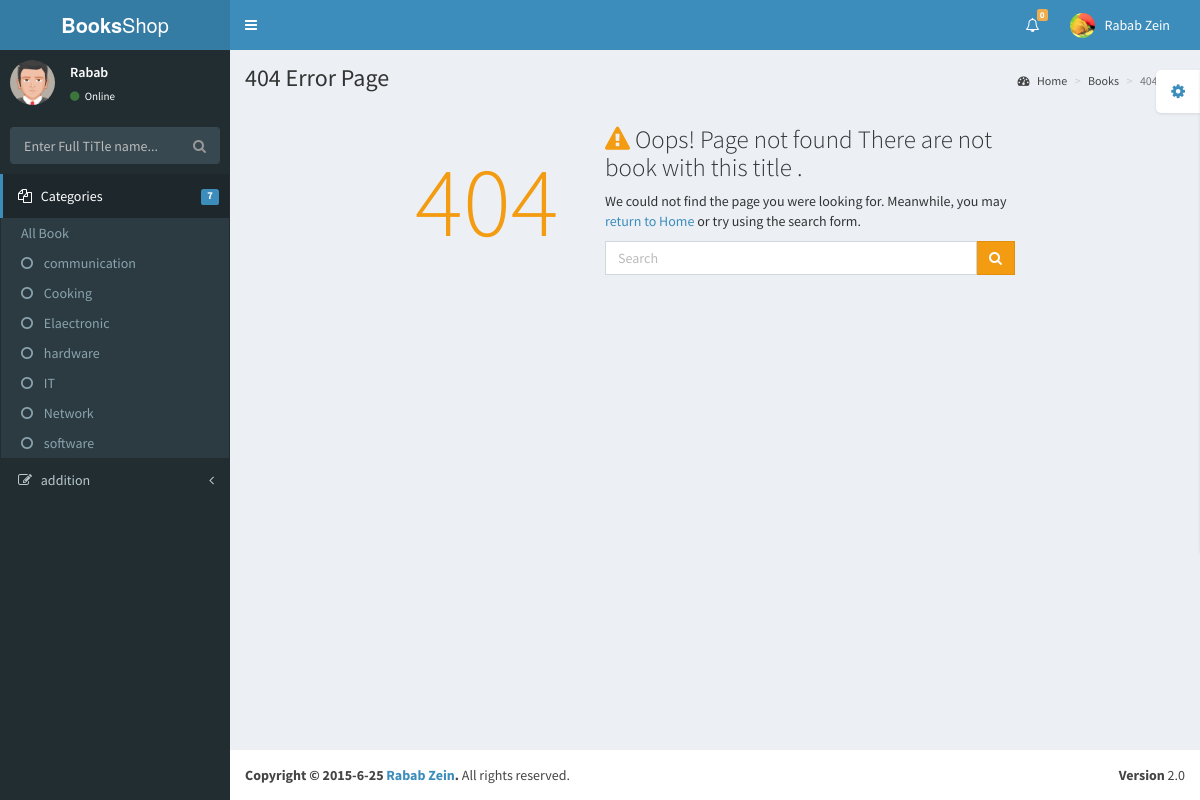
The app's page /pages/examples/404.php (signed in) with its own data.
### tables this page shows
CREATE TABLE `category` (
  `id` int(10) unsigned NOT NULL AUTO_INCREMENT,
  `name` varchar(50) NOT NULL,
  PRIMARY KEY (`id`),
  UNIQUE KEY `name` (`name`)
);

### ormProject.php (called while the page is built, shortened)
<?php
class ORM {
	static $conn;
	private $dbconn;
	protected $table;
	static function getInstance(){
		if(self::$conn == null){
			self::$conn = new ORM();
		}
	        return self::$conn;
	}
	protected function __construct(){
		extract($GLOBALS['conf']);
		$this->dbconn = new mysqli($host, $username, $password, $database);
	}
	function setTable($table){
		$this->table = $table;
	}
	function selectAll( $cols ,  $cond=''){
		$query = "select  $cols from $this->table ";
		$state=mysqli_query($this->dbconn, $query);
        	if(!$state){
			$this->errorsInDataBase[]= $this->dbconn->error;
        	}
		else{
			$allRow=array();
			$num_results =mysqli_num_rows($state);
			for ($i=0; $i <$num_results; $i++) {
				$row = mysqli_fetch_assoc($state);
				$allRow[]=$row;
			}
		}
		return $allRow ;
    	}
}

### pages/examples/404.php (the view, shortened to what this page needs)
<!DOCTYPE html>
<html>
  <head>
    <link href="../../bootstrap/css/bootstrap.min.css" rel="stylesheet" type="text/css" />
    <link href="https://maxcdn.bootstrapcdn.com/font-awesome/4.3.0/css/font-awesome.min.css" rel="stylesheet" type="text/css" />
    <link href="http://code.ionicframework.com/ionicons/2.0.0/css/ionicons.min.css" rel="stylesheet" type="text/css" />
    <link href="../../dist/css/AdminLTE.min.css" rel="stylesheet" type="text/css" />
    <link href="../../dist/css/skins/_all-skins.min.css" rel="stylesheet" type="text/css" />
  </head>
  <body class="skin-blue">
  <?php
    require '../../ormProject.php';
    $connection=ORM::getInstance();
    $connection->setTable('category');
    $connection->setTable('category');
    $categories=$connection->selectAll( "*");
    $connection->setTable('book');
    $allBooks=$connection->selectAll("*");
  ?>
    <div class="wrapper">
      <header class="main-header">
        <a href="#" class="logo"><b>Books</b>Shop</a>
        <nav class="navbar navbar-static-top" role="navigation">
          <a href="#" class="sidebar-toggle" data-toggle="offcanvas" role="button">
          </a>
          <div class="navbar-custom-menu">
            <ul class="nav navbar-nav">
              <li class="dropdown notifications-menu">
                <a href="#" class="dropdown-toggle" data-toggle="dropdown">
                  <i class="fa fa-bell-o"></i>
                  <span class="label label-warning"><?php echo count($allBooks);?></span>
                </a>
              </li>
              <li class="dropdown user user-menu">
                <a href="#" class="dropdown-toggle" data-toggle="dropdown">
                  <img src="../../dist/img/rabab.jpg" class="user-image" alt="User Image"/>
                  <span class="hidden-xs">Rabab Zein</span>
                </a>
              </li>
            </ul>
          </div>
        </nav>
      </header>
      <aside class="main-sidebar">
        <section class="sidebar">
          <div class="user-panel">
            <div class="pull-left image">
              <img src="../../dist/img/avatar5.png" class="img-circle" alt="User Image" />
            </div>
            <div class="pull-left info">
              <p><?php echo $_SESSION['userName']?></p>
              <a href="#"><i class="fa fa-circle text-success"></i> Online</a>
            </div>
          </div>
          <form action="#" method="post" class="sidebar-form">
            <div class="input-group">
              <input type="text" name="search"  class="form-control" placeholder="Enter Full TiTle name..." onkeyup="myAutocomplete(this.value)"  id="quickSearch"/>
              <span class="input-group-btn">
                <button type='submit' name='seach' id='search-btn' class="btn btn-flat"><i class="fa fa-search"></i></button>
              </span>
            </div>
          </form>
          <ul class="sidebar-menu">
            <li class="treeview active">
              <a href="#">
                <i class="fa fa-files-o"></i>
                <span>Categories</span>
                <span class="label label-primary pull-right"><?php echo count($categories) ; ?></span>
              </a>
              <ul class="treeview-menu">
              <li><a href="../layout/collapsed-sidebar.php?all='all'">All Book</a></li>
              <?php
              for($i = 0; $i<count($categories); $i++){
               ?>
                <li><a href="../layout/collapsed-sidebar.php?id=<?php echo $categories[$i]['id'];?>"><i class="fa fa-circle-o"></i> <?php echo $categories[$i]['name'] ;?></a></li>
               <?php }?>
               </ul>
            </li>
            <li class="treeview">
              <a href="#">
                <i class="fa fa-edit"></i> <span>addition</span>
                <i class="fa fa-angle-left pull-right"></i>
              </a>
            </li>
          </ul>
        </section>
      </aside>
      <div class="content-wrapper">
        <section class="content-header">
          <h1>
            404 Error Page
          </h1>
          <ol class="breadcrumb">
            <li><a href="#"><i class="fa fa-dashboard"></i> Home</a></li>
            <li><a href="#">Books</a></li>
            <li class="active">404 error</li>
          </ol>
        </section>
        <section class="content">
          <div class="error-page">
            <h2 class="headline text-yellow"> 404</h2>
            <div class="error-content">
              <h3><i class="fa fa-warning text-yellow"></i> Oops! Page not found There are not book with this title .</h3>
              <p>
                We could not find the page you were looking for.
                Meanwhile, you may <a href='../layout/collapsed-sidebar.php'>return to Home</a> or try using the search form.
              </p>
              <form action="#" method="post" class='search-form'>
                <div class='input-group'>
                  <input type="text" name="search" class='form-control' placeholder="Search"/>
                  <div class="input-group-btn">
                    <button type="submit" name="submit" class="btn btn-warning btn-flat"><i class="fa fa-search"></i></button>
                  </div>
                </div>
              </form>
            </div>
          </div>
        </section>
      </div>
      <footer class="main-footer">
        <div class="pull-right hidden-xs">
          <b>Version</b> 2.0
        </div>
        <strong>Copyright &copy; 2015-6-25 <a href="https://www.facebook.com/rabab.zein">Rabab Zein</a>.</strong> All rights reserved.
      </footer>
    </div>
  </body>
</html>

### records on screen
category: name "communication"
category: name "Cooking"
category: name "Elaectronic"
category: name "hardware"
category: name "IT"
category: name "Network"
category: name "software"

### other values on screen
count($allBooks) "0"
$_SESSION['userName'] "Rabab"
count($categories) "7"
